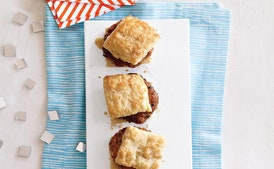
#> input picture dataset/Food Images/Biscuit/biscuits-51136820.jpg, 274 x 169 px, found by its file name; its folder holds only this picture in this run
$ python Feature_Extraction.py
#> lines starting #> are read from the running program, lines starting #| are printed output that depends on the picture
import os
import cv2
import pickle
import numpy as np
import plotly.express as px
from sklearn import preprocessing
from sklearn.discriminant_analysis import LinearDiscriminantAnalysis as LDA
from sklearn.decomposition import PCA
from skimage.feature import hog, local_binary_pattern

images_path = 'dataset\Food Images'


def read_images(datapath):
#> called with datapath = 'dataset\\Food Images'
    labels = ['Biscuit', 'Brownie', 'Burger', 'Cake', 'Cookie', 'Cupcakes', 'Drinks', 'Ice Cream', 'Pasta', 'Pie',
              'Pizza', 'Salad', 'Salsa', 'Sandwich', 'Soup']
    mapping = {'Biscuit': 0, 'Brownie': 1, 'Burger': 2, 'Cake': 3, 'Cookie': 4, 'Cupcakes': 5, 'Drinks': 6,
               'Ice Cream': 7, 'Pasta': 8, 'Pie': 9, 'Pizza': 10, 'Salad': 11, 'Salsa': 12, 'Sandwich': 13, 'Soup': 14}
    images = []
    Imglabels = []
    num1 = 224
    num2 = 169
    count = 0
    dict_mapping = {}
    for label in labels:
        path = os.path.join(datapath, label)
        for img in os.listdir(path):
            dict_mapping[count] = img
            print(os.path.join(path, img))
            img = cv2.imread(os.path.join(path, img))
#> img is the input picture: shape (169, 274, 3); mean B, G, R 198.5, 201.6, 203.4
            new_img = cv2.resize(img, (num2, num1))
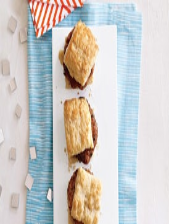
#> new_img: shape (224, 169, 3); mean B, G, R 198.4, 201.5, 203.3
            images.append(new_img)
            Imglabels.append(mapping[label])
            count += 1
#> pass 2 of the loop in read_images, `for label in labels:`:
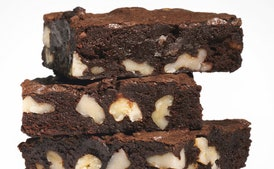
#> input picture dataset/Food Images/Brownie/best-cocoa-brownies-108346.jpg, 274 x 169 px, found by its file name
#> in read_images, img is the input picture: shape (169, 274, 3); mean B, G, R 123.8, 131.9, 147.1
#> in read_images, `new_img = cv2.resize(img, (num2, num1))`:
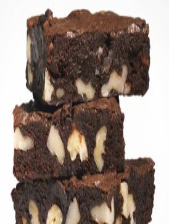
#> new_img: shape (224, 169, 3); mean B, G, R 123.7, 131.8, 147
    return np.array(images), np.array(Imglabels), dict_mapping


# [94 lines left out: functions get_hog, get_sift, get_kaze, combine_features, norm_features_minmax, get_lbp, not called in this run]


if __name__ == "__main__":
#> (the run stopped early here; a loop or call above may not have finished)
